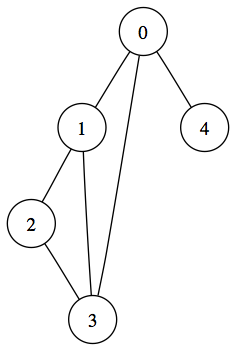
#> input picture pythonProject1/simple-graph-1.png, 236 x 351 px
$ python grafOkuyucu.py
#> lines starting #> are read from the running program, lines starting #| are printed output that depends on the picture; after the words box and inside, x2 and y2 are one past the last pixel; in counts of white or black regions, pixels touching at a corner belong together
import cv2
import numpy as np
import matplotlib.pyplot as plt
import pandas as pd

def detect_nodes_and_edges(image_path):
    # Görüntüyü yükleme
#> called with image_path = 'simple-graph-1.png'
    img = cv2.imread(image_path, cv2.IMREAD_GRAYSCALE)
#> img: shape (351, 236); min 0, max 255, mean 248.7
    img_color = cv2.imread(image_path)
#> img_color is the input picture: shape (351, 236, 3); mean B, G, R 248.7, 248.7, 248.7

    # Görüntüyü bulanıklaştırarak gürültüleri azaltma
    blurred = cv2.GaussianBlur(img, (5, 5), 0)
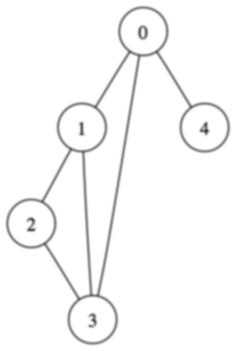
#> blurred: shape (351, 236); min 59, max 255, mean 248.7

    # Kenarları algılamak için Canny kenar algılama
    edges = cv2.Canny(blurred, 50, 150)
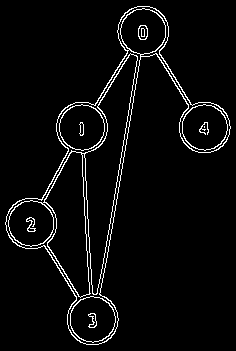
#> edges: shape (351, 236); 4.1% white in thin lines or dots

    # Çemberleri tespit etme (düğümler)
    circles = cv2.HoughCircles(blurred, cv2.HOUGH_GRADIENT, dp=1.2, minDist=20, param1=50, param2=30, minRadius=10, maxRadius=40)
#> circles = [[30.6, 222.6, 22.6], [81, 126.6, 25.6], [91.8, 318.6, 24.88], [143.4, 30.6, 22.96], [204.6, 126.6, 25.96]]
    #Tespit edilen çemberleri node arrayine atma
    nodes = []
    if circles is not None:
        circles = np.round(circles[0, :]).astype("int")
#> circles = [[31, 223, 23], [81, 127, 26], [92, 319, 25], [143, 31, 23], [205, 127, 26]]
        nodes = [(x, y) for x, y, r in circles]
#> nodes = [(31, 223), (81, 127), (92, 319), (143, 31), (205, 127)]
        for (x, y, r) in circles:
            cv2.circle(img_color, (x, y), r, (0, 255, 0), 4)
#> this loop made 5 passes
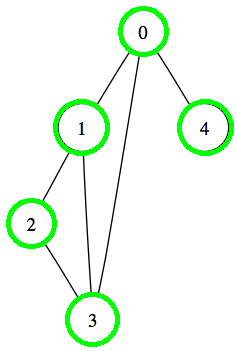
#> img_color: shape (351, 236, 3); 4.67% of pixels changed, all inside (x1, y1, x2, y2) = (6, 6, 234, 347)

    # Kenarları tespit etme
    lines = cv2.HoughLinesP(edges, 1, np.pi / 180, threshold=50, minLineLength=50, maxLineGap=8)
#> lines = 17 rows, first 6: [106, 246, 137, 53], [99, 297, 135, 89], [89, 237, 92, 296], [81, 150, 88, 281], [94, 108, 128, 48], [96, 110, 131, 50]

    #Tespit edilen kenarları edges_list arrayine atma
    edges_list = []
    if lines is not None:
        for line in lines:
            x1, y1, x2, y2 = line[0]
            cv2.line(img_color, (x1, y1), (x2, y2), (0, 0, 255), 2)
            edges_list.append(((x1, y1), (x2, y2)))
#> this loop made 17 passes
#> (x1, y1, x2, y2) on passes 1 to 12: (106, 246, 137, 53), (99, 297, 135, 89), (89, 237, 92, 296), (81, 150, 88, 281), (94, 108, 128, 48), (96, 110, 131, 50), (45, 241, 81, 299), (41, 202, 69, 146), (41, 203, 73, 148), (157, 49, 193, 107), (155, 51, 191, 109), (85, 149, 87, 218)
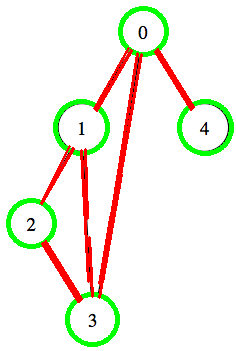
#> img_color: shape (351, 236, 3); 4.68% of pixels changed, all inside (x1, y1, x2, y2) = (40, 47, 195, 303)
#> after the loop, edges_list = 17 items

    # Düğümleri ve kenarları işaretlenmiş görüntüyü gösterme
    plt.imshow(cv2.cvtColor(img_color, cv2.COLOR_BGR2RGB))
    plt.show()

    return nodes, edges_list

    #Komşuluk matrisi oluşturma

def create_adjacency_matrix(nodes, edges):
    # Düğüm ve kenar verilerini alarak komşuluk matrisi oluşturur.
    n = len(nodes)
    # Düğüm sayısını belirler.
    adj_matrix = np.zeros((n, n), dtype=int)
    # n x n boyutlarında sıfır matrisi oluşturur.
    node_indices = {node: i for i, node in enumerate(nodes)}
    # Her düğümün indeksini belirleyen sözlük oluşturur.

    def find_closest_node(x, y):
        # Verilen koordinatlara en yakın düğümü bulur.
        closest_node = None
        min_dist = float('inf')

        for node in nodes:
            dist = (node[0] - x)**2 + (node[1] - y)**2
            # Öklidyen mesafenin karesini hesaplar.
            if dist < min_dist:
                min_dist = dist
                closest_node = node
                # Daha küçük mesafe bulunduğunda günceller.
        return closest_node
        # En yakın düğümü döndürür.

    for edge in edges:
        # Her kenar için döngü.
        node1 = find_closest_node(edge[0][0], edge[0][1])
        # Kenarın ilk ucuna en yakın düğümü bulur.
        node2 = find_closest_node(edge[1][0], edge[1][1])
        # Kenarın ikinci ucuna en yakın düğümü bulur.
        if node1 is not None and node2 is not None and node1 != node2:

            index1 = node_indices[node1]
            # İlk düğümün indeksini alır.
            index2 = node_indices[node2]
            # İkinci düğümün indeksini alır.
            adj_matrix[index1][index2] = 1
            adj_matrix[index2][index1] = 1
            # Matrisin karşılıklı elemanlarını 1 yapar (bağlantı belirtir).

    return adj_matrix
    # Oluşturulan komşuluk matrisini döndürür.

image_path = 'simple-graph-1.png'
nodes, edges = detect_nodes_and_edges(image_path)
#> edges = 17 items

# Düğümleri ve kenarları konsola yazdırma
print("Nodes:", nodes)
#| Nodes: [(31, 223), (81, 127), (92, 319), (143, 31), (205, 127)]
print("Edges:", edges)
#> (printed output is left out)

adjacency_matrix = create_adjacency_matrix(nodes, edges)
#> in create_adjacency_matrix, `n = len(nodes)`: n = 5
#> in create_adjacency_matrix, `node_indices = {node: i for i, node in enumerate(nodes)}`: node_indices = {(31, 223): 0, (81, 127): 1, (92, 319): 2, (143, 31): 3, (205, 127): 4}
#> the loop in create_adjacency_matrix, `for edge in edges:` made 17 passes
#> (edge, node1, node2, index1, index2) on passes 1 to 12: (((106, 246), (137, 53)), (92, 319), (143, 31), 2, 3), (((99, 297), (135, 89)), (92, 319), (143, 31), 2, 3), (((89, 237), (92, 296)), (31, 223), (92, 319), 0, 2), (((81, 150), (88, 281)), (81, 127), (92, 319), 1, 2), (((94, 108), (128, 48)), (81, 127), (143, 31), 1, 3), (((96, 110), (131, 50)), (81, 127), (143, 31), 1, 3), (((45, 241), (81, 299)), (31, 223), (92, 319), 0, 2), (((41, 202), (69, 146)), (31, 223), (81, 127), 0, 1), (((41, 203), (73, 148)), (31, 223), (81, 127), 0, 1), (((157, 49), (193, 107)), (143, 31), (205, 127), 3, 4), (((155, 51), (191, 109)), (143, 31), (205, 127), 3, 4), (((85, 149), (87, 218)), (81, 127), (31, 223), 1, 0)
#> after the loop in create_adjacency_matrix, `for edge in edges:`: adj_matrix = [[0, 1, 1, 0, 0], [1, 0, 1, 1, 0], [1, 1, 0, 1, 0], [0, 1, 1, 0, 1], [0, 0, 0, 1, 0]]
#> adjacency_matrix has the same summary as adj_matrix in create_adjacency_matrix

# Komşuluk matrisini yazdırma
adjacency_df = pd.DataFrame(adjacency_matrix)
#> adjacency_df = table of 5 rows and 5 columns
print(adjacency_df)
#|    0  1  2  3  4
#| 0  0  1  1  0  0
#| 1  1  0  1  1  0
#| 2  1  1  0  1  0
#| 3  0  1  1  0  1
#| 4  0  0  0  1  0
